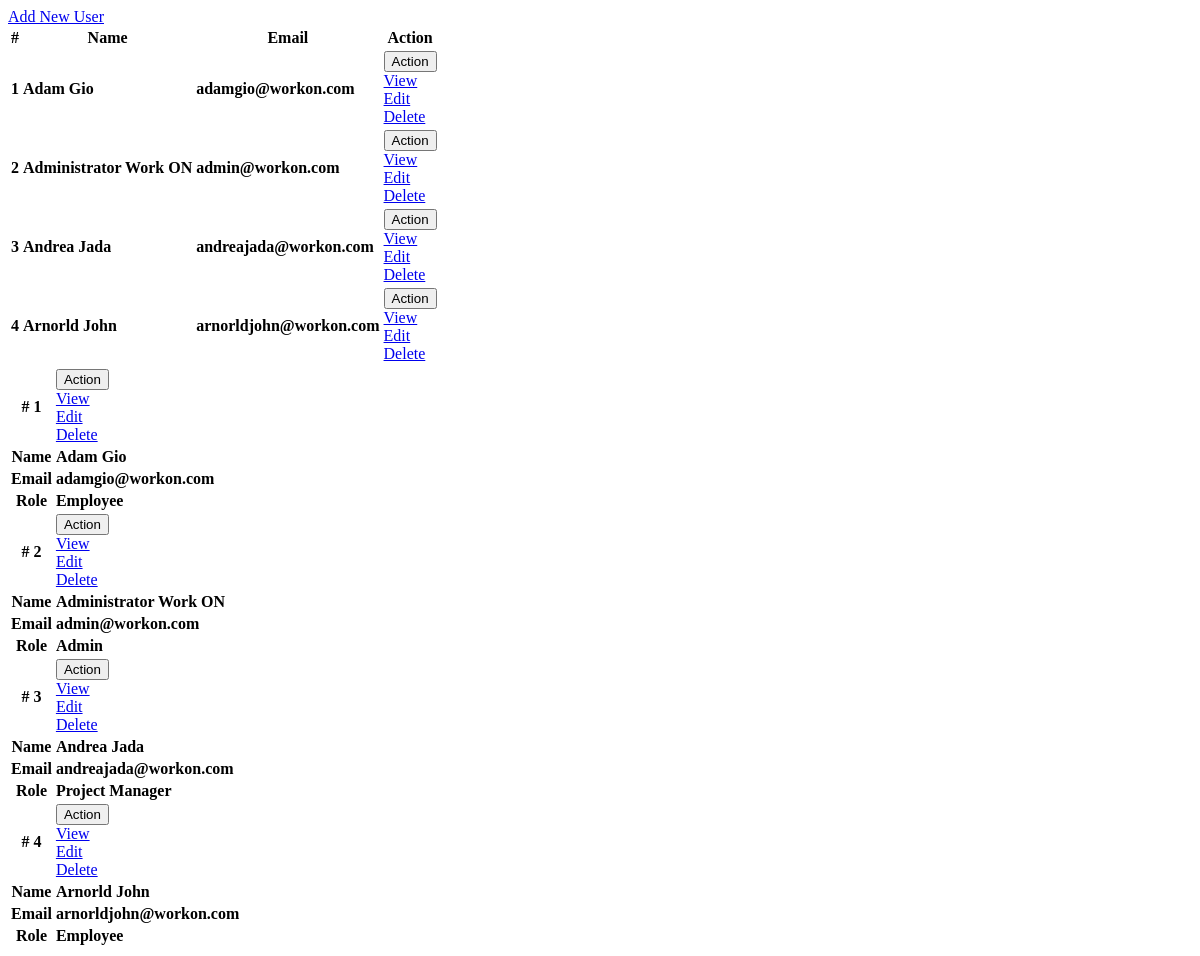
Before: /user_list.php with the older database file.
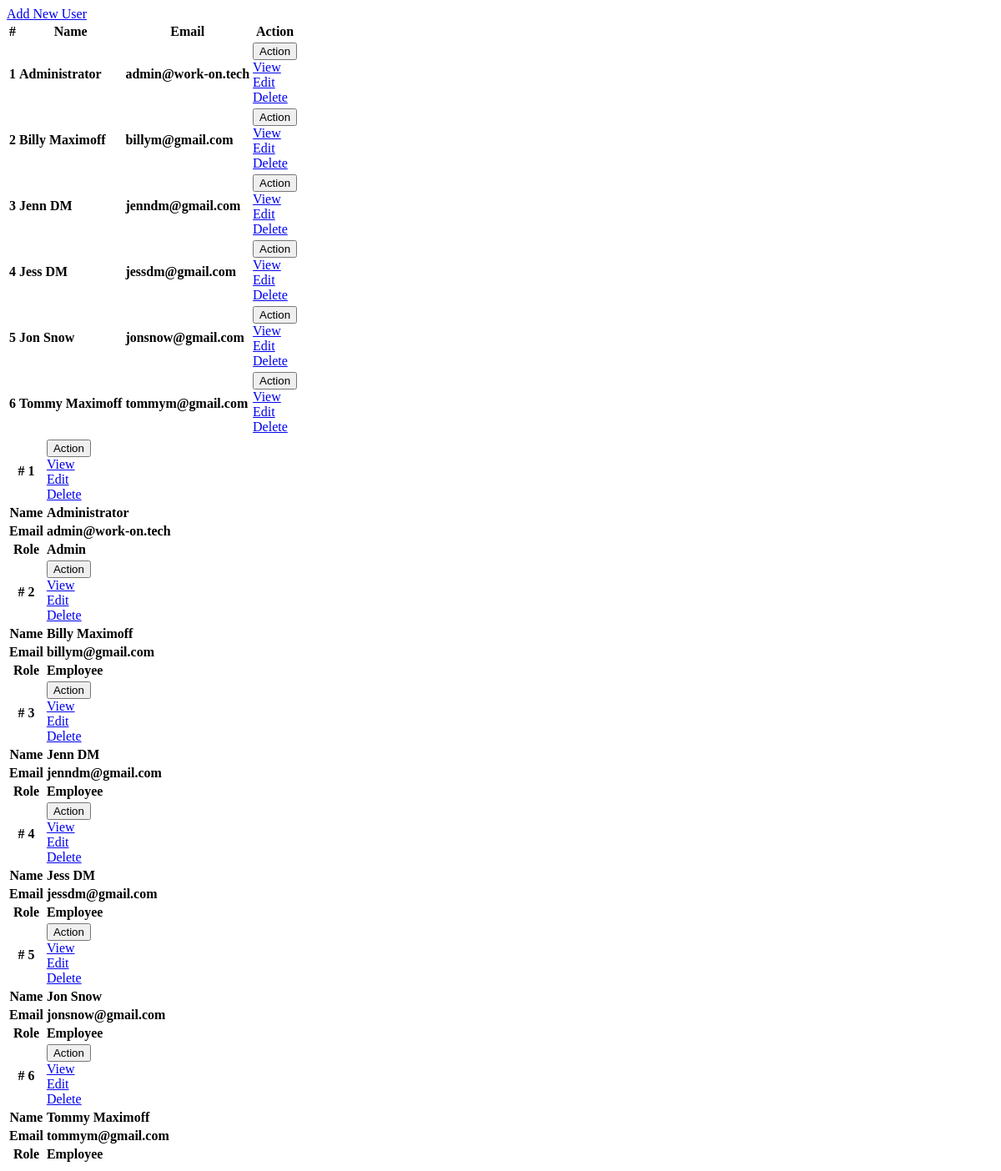
After: the same page with the newer database file.
### tables this page shows
CREATE TABLE `users` (
  `id` int(30) NOT NULL,
  `firstname` varchar(200) NOT NULL,
  `lastname` varchar(200) NOT NULL,
  `email` varchar(200) NOT NULL,
  `password` text NOT NULL,
  `type` tinyint(1) DEFAULT 3 COMMENT '1=dean, 2=chair, 3=member',
  `avatar` text NOT NULL DEFAULT 'no-image-available.png',
  `task_status` int(11) NOT NULL DEFAULT 0 COMMENT '0=no-assigned,\r\n1=not-started,\r\n2=started,\r\n3=in-progress,\r\n4=in-review,\r\n5=completed',
  `date_created` datetime NOT NULL DEFAULT current_timestamp()
);

### user_list.php (the view, shortened to what this page needs)
<?php include'db_connect.php' ?>
<div class="col-lg-12">
	<div class="card card-outline card-success">
		<div class="card-header hide">
			<div class="card-tools">
				<a class="btn btn-block btn-sm btn-default btn-round border-primary" href="./index.php?page=new_user"><i class="fa fa-plus"></i> Add New User</a>
			</div>
		</div>
		<div class="card-body">
			<div class="table-responsive xpand xpand-table x-scroll">
				<table class="table table-hover table-condensed " id="list">
					<thead>
						<tr>
							<th class="text-center">#</th>
							<th>Name</th>
							<th>Email</th>
							<th>Action</th>
						</tr>
					</thead>
					<tbody>
						<?php
						$i = 1;
						$qry = $conn->query("SELECT *,concat(firstname,' ',lastname) as name FROM users order by concat(firstname,' ',lastname) asc");
						while($row= $qry->fetch_assoc()):
						?>
						<tr>
							<th class="text-center"><?php echo $i++ ?></th>
							<td><b><?php echo ucwords($row['name']) ?></b></td>
							<td><b><?php echo $row['email'] ?></b></td>
							<td class="text-center">
								<button type="button" class="btn btn-default btn-sm btn-round border-info wave-effect text-info dropdown-toggle" data-toggle="dropdown" aria-expanded="true">
								Action
								</button>
								<div class="dropdown-menu" style="">
								<a class="dropdown-item view_user hide" href="javascript:void(0)" data-id="<?php echo $row['id'] ?>">View</a>
								<a class="dropdown-item" href="./index.php?page=edit_user&id=<?php echo $row['id'] ?>">Edit</a>
								<a class="dropdown-item delete_user" href="javascript:void(0)" data-id="<?php echo $row['id'] ?>">Delete</a>
								</div>
							</td>
						</tr>
						<?php endwhile; ?>
					</tbody>
				</table>
			</div>
			<div class="table-responsive xpand xpand-grid hide">
				<table class="table table-hover hide" id="hlist">
					<?php
						$i = 1;
						$type = array('',"Admin","Project Manager","Employee");
						$qry = $conn->query("SELECT *,concat(firstname,' ',lastname) as name FROM users order by concat(firstname,' ',lastname) asc");
						while($row= $qry->fetch_assoc()):
						?>
						<tbody class="x-scroll">
							<tr>
								<th># <?php echo $i++ ?></th>
								<td>
									<div>
										<button type="button" class="btn btn-default btn-sm btn-round border-info wave-effect text-info dropdown-toggle" data-toggle="dropdown" aria-expanded="true">
										Action
										</button>
										<div class="dropdown-menu" style="">
										<a class="dropdown-item view_user" href="javascript:void(0)" data-id="<?php echo $row['id'] ?>">View</a>
										<a class="dropdown-item" href="./index.php?page=edit_user&id=<?php echo $row['id'] ?>">Edit</a>
										<a class="dropdown-item delete_user" href="javascript:void(0)" data-id="<?php echo $row['id'] ?>">Delete</a>
										</div>
									</div>
								</td>
							</tr>
							<tr>
								<th>Name</th>
								<td><b><?php echo ucwords($row['name']) ?></b></td>
							</tr>
							<tr>
								<th>Email</th>
								<td><b><?php echo $row['email'] ?></b></td>
							</tr>
							<tr>
								<th>Role</th>
								<td><b><?php echo $type[$row['type']] ?></b></td>
							</tr>
						</tbody>
					<?php endwhile; ?>
				</table>
			</div>
		</div>
	</div>
</div>

Changed rows visible on the page:
removed users: name "Adam Gio", email "adamgio@workon.com", type "Employee"
removed users: name "Andrea Jada", email "andreajada@workon.com", type "Project Manager"
removed users: name "Arnorld John", email "arnorldjohn@workon.com", type "Employee"
changed users "Admin": name "Administrator Work ON" → "Administrator"; email "admin@workon.com" → "admin@work-on.tech"
added users: name "Billy Maximoff", email "billym@gmail.com", type "Employee"
added users: name "Jenn DM", email "jenndm@gmail.com", type "Employee"
added users: name "Jess DM", email "jessdm@gmail.com", type "Employee"
added users: name "Jon Snow", email "jonsnow@gmail.com", type "Employee"
added users: name "Tommy Maximoff", email "tommym@gmail.com", type "Employee"
